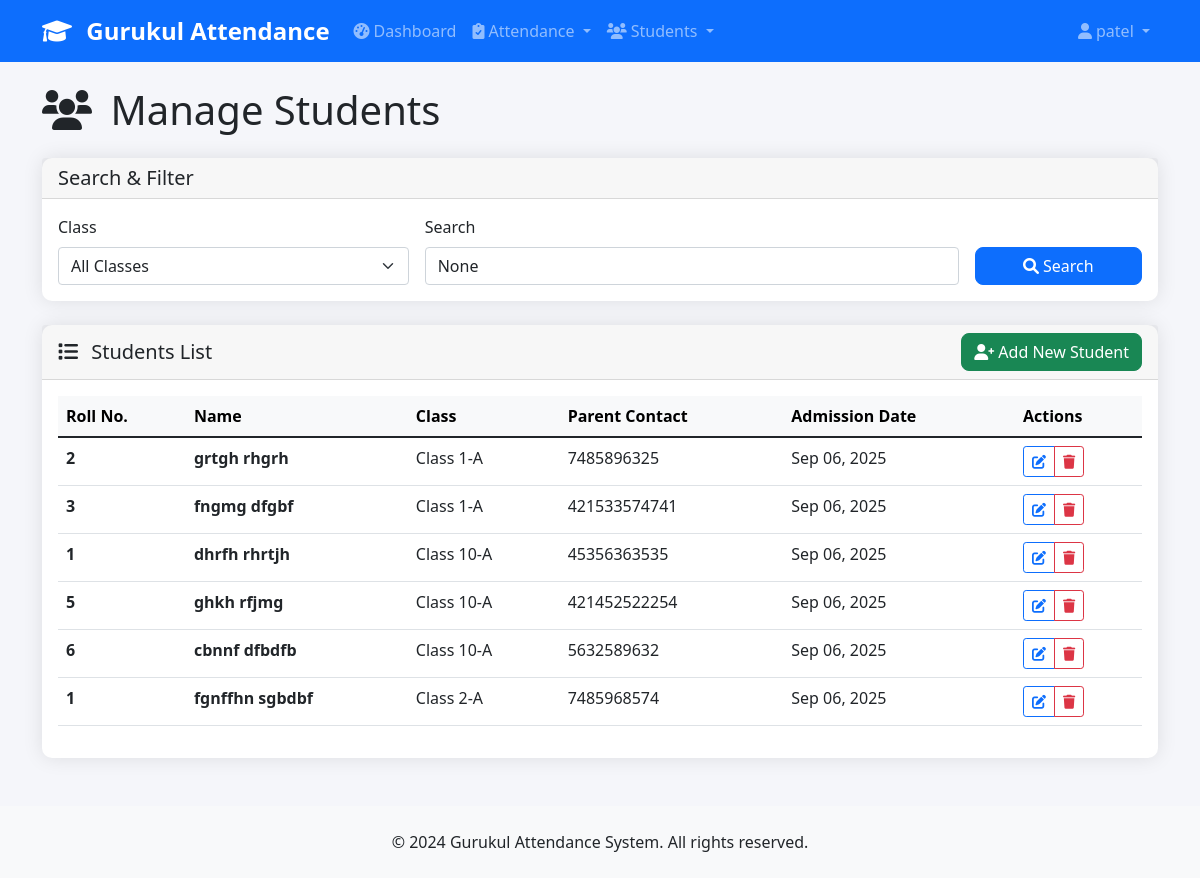
The app's page /manage-students/ (signed in) with its own data.
### attendance/models.py (models this page shows, shortened)
class Student(models.Model):
    roll_number = models.CharField(max_length=10)
    standard = models.ForeignKey(Standard, on_delete=models.CASCADE, related_name='students')
    first_name = models.CharField(max_length=50)
    last_name = models.CharField(max_length=50)
    date_of_birth = models.DateField(null=True, blank=True)
    parent_contact = models.CharField(max_length=15, blank=True)
    address = models.TextField(blank=True)
    admission_date = models.DateField(default=timezone.now)
    is_active = models.BooleanField(default=True)
    class Meta:
        unique_together = [['standard', 'roll_number']]
        ordering = ['standard__name', 'roll_number']
    @property
    def full_name(self):
        return f"{self.first_name} {self.last_name}"

class Standard(models.Model):
    STANDARDS_CHOICES = [(str(i), f"Class {i}") for i in range(1, 11)]
    name = models.CharField(max_length=2, choices=STANDARDS_CHOICES)
    section = models.CharField(max_length=1, default='A')
    class Meta:
        ordering = ['name', 'section']
    name = models.CharField(max_length=2, choices=STANDARDS_CHOICES, unique=True)
    section = models.CharField(max_length=1, default='A')
    class Meta:
        ordering = ['name']
    def __str__(self):
        return f"Class {self.name}-{self.section}"

### attendance/views.py (the view)
# urls.py: path('manage-students/', views.manage_students, name='manage_students'),
@login_required
def manage_students(request):
    standard_id = request.GET.get('standard')
    search = request.GET.get('search')
    students = Student.objects.filter(is_active=True).select_related('standard')
    if standard_id:
        students = students.filter(standard_id=standard_id)
    if search:
        students = students.filter(
            Q(first_name__icontains=search) |
            Q(last_name__icontains=search) |
            Q(roll_number__icontains=search)
        )
    students = students.order_by('standard__name', 'roll_number')
    standards = Standard.objects.all()
    context = {
        'students': students,
        'standards': standards,
        'current_standard': standard_id,
        'search_query': search,
    }
    return render(request, 'attendance/manage_students.html', context)

### templates/attendance/manage_students.html (shortened to what this page needs)
{% extends 'base.html' %}
{% block content %}
<div class="row">
    <div class="col-12">
        <h1 class="mb-4">
            <i class="fas fa-users me-2"></i>
            Manage Students
        </h1>
    </div>
</div>
<div class="row mb-4">
    <div class="col-12">
        <div class="card">
            <div class="card-header">
                <h5 class="mb-0">Search & Filter</h5>
            </div>
            <div class="card-body">
                <form method="get" class="row g-3">
                    <div class="col-md-4">
                        <label for="standard" class="form-label">Class</label>
                        <select name="standard" id="standard" class="form-select">
                            <option value="">All Classes</option>
                        </select>
                    </div>
                    <div class="col-md-6">
                        <label for="search" class="form-label">Search</label>
                        <input type="text" name="search" id="search"
                               class="form-control" placeholder="Search by name or roll number..."
                               value="{{ search_query }}">
                    </div>
                    <div class="col-md-2">
                        <label class="form-label">&nbsp;</label>
                        <div class="d-grid">
                            <button type="submit" class="btn btn-primary">
                                <i class="fas fa-search me-1"></i>Search
                            </button>
                        </div>
                    </div>
                </form>
            </div>
        </div>
    </div>
</div>
<div class="row">
    <div class="col-12">
        <div class="card">
            <div class="card-header d-flex justify-content-between align-items-center">
                <h5 class="mb-0">
                    <i class="fas fa-list me-2"></i>
                    Students List
                </h5>
                <a href="{% url 'add_student' %}" class="btn btn-success">
                    <i class="fas fa-user-plus me-1"></i>Add New Student
                </a>
            </div>
            <div class="card-body">
                {% if students %}
                <div class="table-responsive">
                    <table class="table table-hover">
                        <thead class="table-light">
                            <tr>
                                <th>Roll No.</th>
                                <th>Name</th>
                                <th>Class</th>
                                <th>Parent Contact</th>
                                <th>Admission Date</th>
                                <th>Actions</th>
                            </tr>
                        </thead>
                        <tbody>
                            {% for student in students %}
                            <tr>
                                <td><strong>{{ student.roll_number }}</strong></td>
                                <td><strong>{{ student.full_name }}</strong></td>
                                <td>{{ student.standard }}</td>
                                <td>{{ student.parent_contact|default:"-" }}</td>
                                <td>{{ student.admission_date|date:"M d, Y" }}</td>
                                <td>
                                    <div class="btn-group btn-group-sm" role="group">
                                        <a href="{% url 'edit_student' student.id %}"
                                           class="btn btn-outline-primary" title="Edit">
                                            <i class="fas fa-edit"></i>
                                        </a>
                                        <button type="button" class="btn btn-outline-danger"
                                                onclick="confirmDelete('{{ student.full_name }}', '{% url 'delete_student' student.id %}')"
                                                title="Delete">
                                            <i class="fas fa-trash"></i>
                                        </button>
                                    </div>
                                </td>
                            </tr>
                            {% endfor %}
                        </tbody>
                    </table>
                </div>
                {% endif %}
            </div>
        </div>
    </div>
</div>
{% endblock %}

### templates/base.html (shortened to what this page needs)
<!DOCTYPE html>
{% load static %}
<html lang="en">
<head>
    <link href="https://cdn.jsdelivr.net/npm/bootstrap@5.1.3/dist/css/bootstrap.min.css" rel="stylesheet">
    <link rel="stylesheet" href="https://cdnjs.cloudflare.com/ajax/libs/font-awesome/6.0.0/css/all.min.css">
</head>
<body>
    {% if user.is_authenticated %}
    <nav class="navbar navbar-expand-lg navbar-dark bg-primary">
        <div class="container">
            <a class="navbar-brand" href="{% url 'dashboard' %}">
                <i class="fas fa-graduation-cap me-2"></i>
                Gurukul Attendance
            </a>
            <div class="collapse navbar-collapse" id="navbarNav">
                <ul class="navbar-nav me-auto">
                    <li class="nav-item">
                        <a class="nav-link" href="{% url 'dashboard' %}">
                            <i class="fas fa-tachometer-alt me-1"></i>Dashboard
                        </a>
                    </li>
                    <li class="nav-item dropdown">
                        <a class="nav-link dropdown-toggle" href="#" role="button" data-bs-toggle="dropdown">
                            <i class="fas fa-clipboard-check me-1"></i>Attendance
                        </a>
                    </li>
                    <li class="nav-item dropdown">
                        <a class="nav-link dropdown-toggle" href="#" role="button" data-bs-toggle="dropdown">
                            <i class="fas fa-users me-1"></i>Students
                        </a>
                    </li>
                </ul>
                <ul class="navbar-nav">
                    <li class="nav-item dropdown">
                        <a class="nav-link dropdown-toggle" href="#" role="button" data-bs-toggle="dropdown">
                            <i class="fas fa-user me-1"></i>{{ user.get_full_name|default:user.username }}
                        </a>
                    </li>
                </ul>
            </div>
        </div>
    </nav>
    {% endif %}
    <main class="{% if user.is_authenticated %}container mt-4{% endif %}">
        {% block content %}{% endblock %}
    </main>
    {% if user.is_authenticated %}
    <footer class="bg-light mt-5 py-4">
        <div class="container text-center">
            <p class="mb-0">&copy; 2024 Gurukul Attendance System. All rights reserved.</p>
        </div>
    </footer>
    {% endif %}
</body>
</html>

### templates/base.html (style rules this page uses)
body { font-family: 'Segoe UI', Tahoma, Geneva, Verdana, sans-serif; background-color: #f5f6fa; }
.navbar-brand { font-weight: bold; font-size: 1.5rem; }
.card { border: none; border-radius: 10px; box-shadow: 0 0 20px rgba(0, 0, 0, 0.1); }
.btn { border-radius: 8px; font-weight: 500; }

### records on screen
Student: roll_number "2", full_name "grtgh rhgrh", standard "Class 1-A", parent_contact "7485896325", admission_date "Sep 06, 2025"
Student: roll_number "3", full_name "fngmg dfgbf", standard "Class 1-A", parent_contact "421533574741", admission_date "Sep 06, 2025"
Student: roll_number "1", full_name "dhrfh rhrtjh", standard "Class 10-A", parent_contact "45356363535", admission_date "Sep 06, 2025"
Student: roll_number "5", full_name "ghkh rfjmg", standard "Class 10-A", parent_contact "421452522254", admission_date "Sep 06, 2025"
Student: roll_number "6", full_name "cbnnf dfbdfb", standard "Class 10-A", parent_contact "5632589632", admission_date "Sep 06, 2025"
Student: roll_number "1", full_name "fgnffhn sgbdbf", standard "Class 2-A", parent_contact "7485968574", admission_date "Sep 06, 2025"

### other values on screen
{{ user.get_full_name|default:user.username }} "patel"
